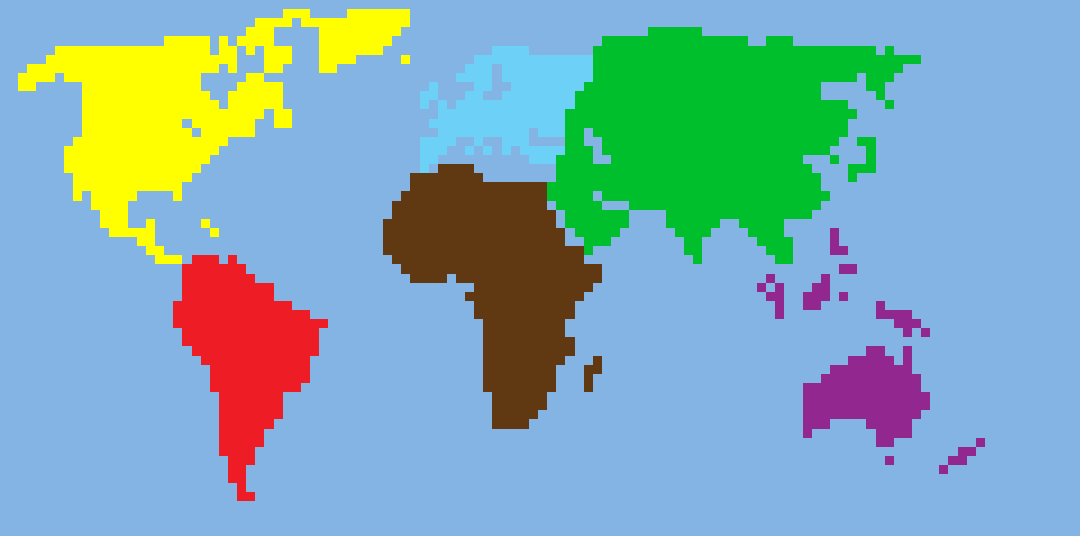
#> input picture RiskMap.png, 1080 x 536 px
$ python process.py   (Python 2 division)
#> lines starting #> are read from the running program, lines starting #| are printed output that depends on the picture
"""
First step:
$ convert RiskMap.gif RiskMap.png
"""
import cv2
import numpy as np

map = []

img = cv2.imread("RiskMap.png", 0)
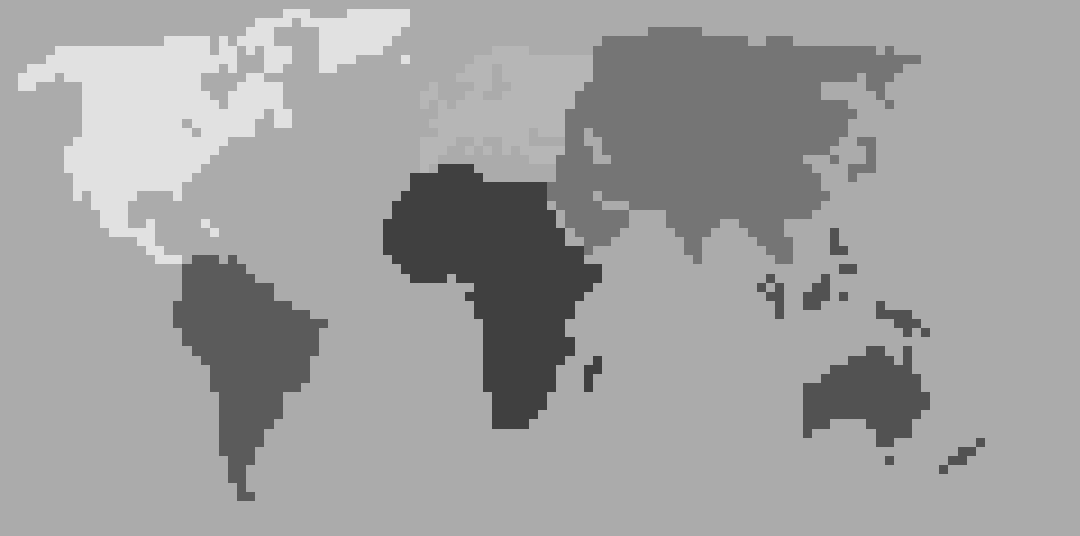
#> img: shape (536, 1080); min 64, max 225, mean 159.4
rows, cols = img.shape
#> rows = 536; cols = 1080

# every square has 9 pixels
# 536%9 = ~59, 1080%9 = 120

# create map
for i in range(59):
    row = []
    for j in range(cols):
        pixel = img[i * 9, j]
        # every 9 pixels
        if j % 9 == 0:
            row.append(pixel)
    # push row to final map
    map.append(row)
#> after the loop, map = 59 items


def unique_colors():
    ltmp = []
    for row in map:
        ltmp = ltmp + row
#> this loop made 59 passes
#> after the loop, ltmp = 7080 values, max 225 at index 152, min 64 at index 2329, mean 159.5
    unique_set = set(ltmp)
#> unique_set = 7 items
    unique_elements = list(unique_set)
#> unique_elements = [64, 225, 171, 82, 117, 182, 91]
    return unique_elements


colors = unique_colors()
#> colors = [64, 225, 171, 82, 117, 182, 91]

final = []
for r in map:
    s = ""
    for c in r:
        s = s + str(colors.index(c))
    final.append(s)
#> after the loop, final = 59 items

print "["
for i in final:
    print "'" + i + "',"
print "]"
